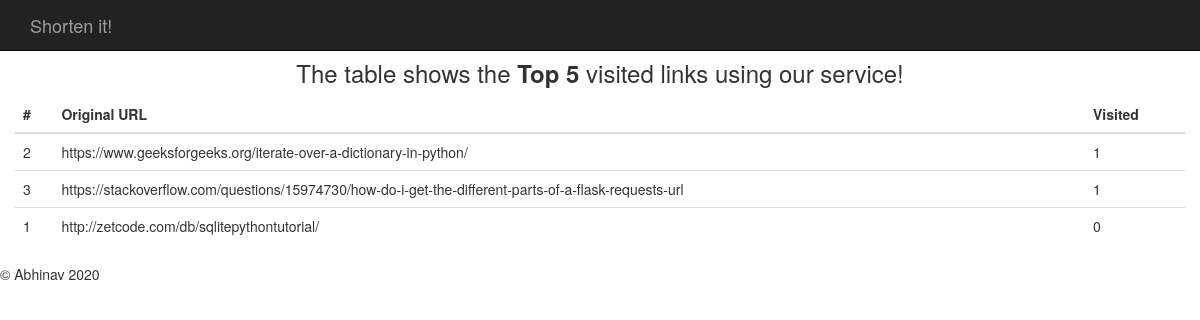
/stats, run on an earlier commit of the app's database.
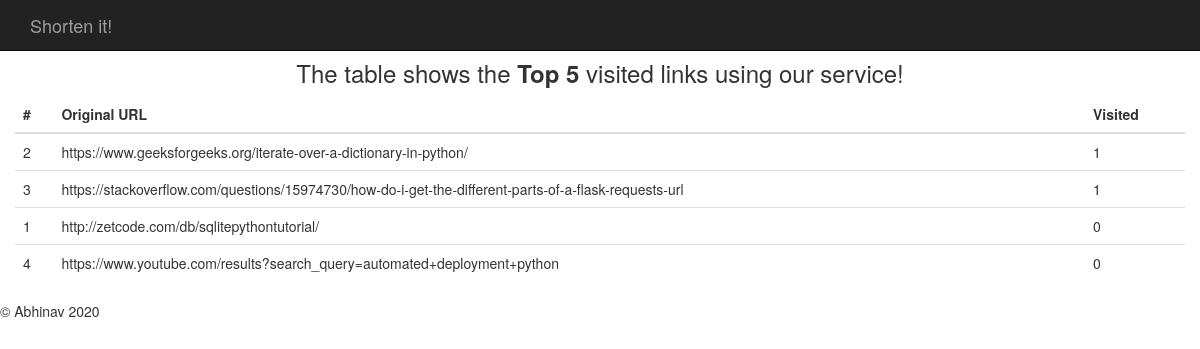
And on a later commit of the database.
### tables this page shows
CREATE TABLE urls (
	id integer primary key autoincrement,
	original_url text not null,
	visited integer default 0,
	unique(original_url)
);

### url_shortner.py (the view)
@app.route('/stats')
def get_stats():
	cursor = g.db.execute('''
				SELECT id, original_url, visited FROM urls
				ORDER BY visited DESC LIMIT 5
		''')
	g.db.commit()
	elements = cursor.fetchall()
	return render_template('stats.html', elements=elements)

### url_shortner.py (called while the page is built)
def connect_db():
	return sqlite3.connect(config.DATABASE_NAME)

@app.before_request
def before_request():
	g.db = connect_db()

### templates/stats.html
{% extends "base.html" %}
	{% block content %}
		<div class="container">
			<br>
			<br>
			<div class="row mx-md-n15">
                	<div class="text-center">
						<h3>The table shows the <b>Top 5</b> visited links using our service!</h3>
					</div>
					<table class="table table-hover">
					  <thead>
					    <tr>
					      <th scope="col">#</th>
					      <th scope="col">Original URL</th>
					      <th scope="col">Visited</th>
					    </tr>
					  </thead>
					  <tbody>
					  	{% for element in elements %}
					  		<tr>
					  			{% for data in element %}
					  				<td>{{ data }}</td>
					  			{% endfor %}
					  		</tr>
					  	{% endfor %}
					  </tbody>
					</table>
			</div>
		</div>
	{% endblock %}

### templates/base.html (shortened to what this page needs)
<!DOCTYPE html>
<html lang="en">
      <head>
         <link href="https://maxcdn.bootstrapcdn.com/font-awesome/4.2.0/css/font-awesome.min.css" rel="stylesheet">
         <link href="https://maxcdn.bootstrapcdn.com/bootstrap/3.3.5/css/bootstrap.min.css" rel="stylesheet">
      </head>
      <body>
         <nav class="navbar navbar-inverse navbar-fixed-top">
            <div class="container">
               <div class="navbar-header">
                  <a class="navbar-brand" href="{{ url_for('home') }}">Shorten it!</a>
               </div>
               <div id="navbar" class="navbar-collapse collapse">
               </div>
            </div>
         </nav>
            {% block content %}
            {% endblock %}
         <footer>
            <p>&copy; Abhinav 2020</p>
         </footer>
      </body>
   </html>

What changed in the data, as far as the page shows it:
added urls: element "4" "0", original_url "https://www.youtube.com/results?search_query=automated+deployment+python"
